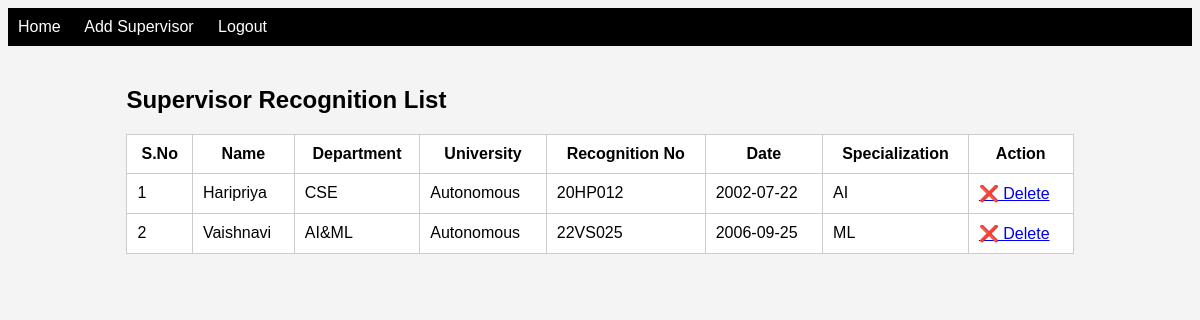
Screenshot of / (signed in) with the database file from the repository.
### tables this page shows
CREATE TABLE supervisor (
            id INTEGER PRIMARY KEY AUTOINCREMENT,
            faculty_name TEXT,
            department TEXT,
            university TEXT,
            recognition_no TEXT UNIQUE,
            recognition_date TEXT,
            specialization TEXT
        );

### app.py (the view)
@app.route("/")
def index():
    if "user" not in session:
        return redirect("/login")
    db = get_db()
    data = db.execute("SELECT * FROM supervisor").fetchall()
    return render_template("index.html", data=data)

### app.py (called while the page is built)
def get_db():
    return sqlite3.connect("database.db")

### templates/index.html
{% extends "base.html" %}
{% block content %}
<h2>Supervisor Recognition List</h2>
<table>
    <tr>
        <th>S.No</th>
        <th>Name</th>
        <th>Department</th>
        <th>University</th>
        <th>Recognition No</th>
        <th>Date</th>
        <th>Specialization</th>
        <th>Action</th>
    </tr>
    {% for row in data %}
    <tr>
        <td>{{ loop.index }}</td>
        <td>{{ row[1] }}</td>
        <td>{{ row[2] }}</td>
        <td>{{ row[3] }}</td>
        <td>{{ row[4] }}</td>
        <td>{{ row[5] }}</td>
        <td>{{ row[6] }}</td>
        <td>
            <a href="/delete/{{ row[0] }}">❌ Delete</a>
        </td>
    </tr>
    {% endfor %}
</table>
{% endblock %}

### templates/base.html (shortened to what this page needs)
<!DOCTYPE html>
<html>
<head>
    <link rel="stylesheet" href="/static/style.css">
</head>
<body>
<div class="navbar">
    <a href="/">Home</a>
    <a href="/add">Add Supervisor</a>
    <a href="/logout">Logout</a>
</div>
<div class="container">
    {% block content %}{% endblock %}
</div>
</body>
</html>

### static/style.css (style rules this page uses)
body { font-family: Arial; background: #f4f4f4; }
.navbar { background: black; padding: 10px; }
.navbar a { color: white; margin-right: 20px; text-decoration: none; }
.container { width: 80%; margin: auto; padding: 20px; }
table { width: 100%; border-collapse: collapse; background: white; }
table th, table td { border: 1px solid #ccc; padding: 10px; }

### rows the page displays
supervisor: faculty_name "Haripriya", department "CSE", university "Autonomous", recognition_no "20HP012", recognition_date "2002-07-22", specialization "AI"
supervisor: faculty_name "Vaishnavi", department "AI&ML", university "Autonomous", recognition_no "22VS025", recognition_date "2006-09-25", specialization "ML"
